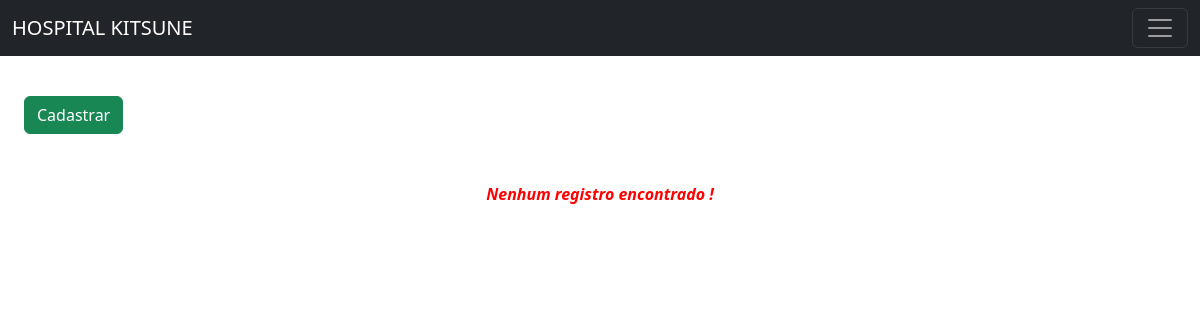
The app's page /patientsIndex.php, older data.
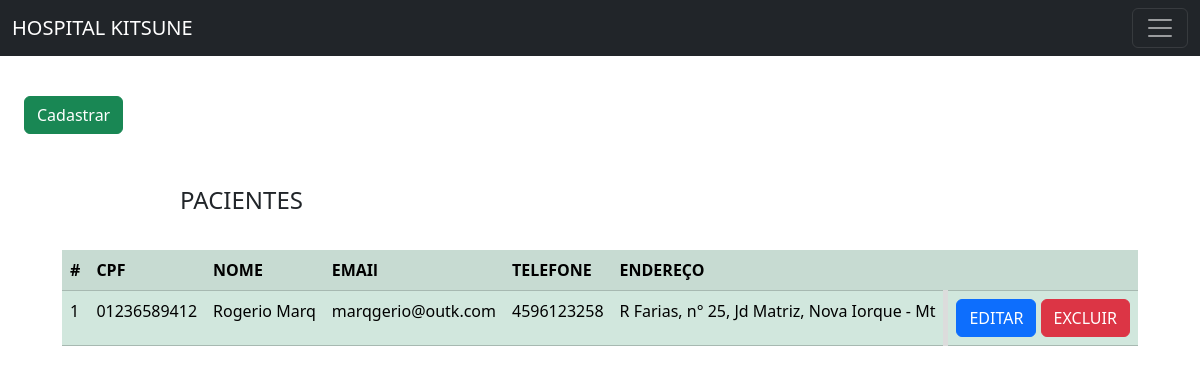
The same page, newer data.
### tables this page shows
CREATE TABLE `patient` (
  `id` int(10) NOT NULL,
  `CPF` varchar(20) DEFAULT NULL,
  `name` varchar(50) DEFAULT NULL,
  `email` varchar(50) DEFAULT NULL,
  `phone` varchar(25) DEFAULT NULL,
  `address` varchar(60) DEFAULT NULL,
  `active` tinyint(1) NOT NULL DEFAULT 1
);

### patientsIndex.php (the view, shortened to what this page needs)
<?php
include 'header.php';
include 'config.php';
$sql = $conn->prepare('select * from patient where active = 1');
$sql->execute();
$patients = $sql->fetchAll(PDO::FETCH_ASSOC);
echo '<a class="btn btn-success" href="patientsForm.php" role="button" style="margin-top: 8%; margin-left:2%; margin-bottom: 4%;">Cadastrar</a>';
if(count($patients) > 0){
    echo "<legend style='padding-left:15%; padding-bottom:2%'>PACIENTES</legend>";
    echo "<div class='container-fluid' style='display:grid; justify-content: center; align-items: center;'>";
    echo "<table class='table table-success table-striped ' style='margin:0 auto; max-width: 100%;'>";
    echo "<tr>";
    echo "<th>#</th>";
    echo "<th>CPF</th>";
    echo "<th>NOME</th>";
    echo "<th>EMAIl</th>";
    echo "<th>TELEFONE</th>";
    echo "<th>ENDEREÇO</th>";
    echo "<th></th>";
    echo "</tr>";
    foreach ($patients as $row) {
        echo "<tr>";
        echo "<td>" . $row['id'] . "</td>";
        echo "<td>" . $row['CPF'] . "</td>";
        echo "<td>" . $row['name'] . "</td>";
        echo "<td>" . $row['email'] . "</td>";
        echo "<td>" . $row['phone'] . "</td>";
        echo "<td style='word-wrap:  break-word'>" . $row['address'] . "</td>";
        echo "<td style='border-left: 5px solid gainsboro;'>
                <a href='editConsult.php?id=" . $row['id'] . "' class='btn btn-primary'>EDITAR</a>
                <button data-id='" . $row['id'] . "' class='btn btn-danger delete-btn'>EXCLUIR</button></td>";
                echo "</tr>";
    }
    echo "</table>";
    echo "</div>";
} else {
    echo "<p style='font-weight: bold;  color: red; font-style: italic; display: flex; justify-content: center;'>Nenhum registro encontrado !</p>";
}
?>

Row changes from the older to the newer data that the page shows:
added patient: id "1", CPF "01236589412", name "Rogerio Marq", email "marqgerio@outk.com", phone "4596123258", address "R Farias, n° 25, Jd Matriz, Nova Iorque - Mt"
Text that changed along with them:
text no longer shown: "Nenhum registro encontrado !"
text now shown: "PACIENTES # CPF NOME EMAIl TELEFONE ENDEREÇO"
